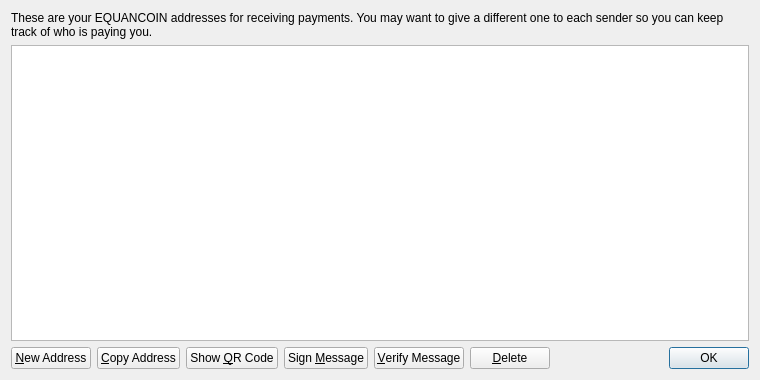
<?xml version="1.0" encoding="UTF-8"?>
<ui version="4.0">
 <class>AddressBookPage</class>
 <widget class="QWidget" name="AddressBookPage">
  <property name="geometry">
   <rect>
    <x>0</x>
    <y>0</y>
    <width>760</width>
    <height>380</height>
   </rect>
  </property>
  <property name="windowTitle">
   <string>Address Book</string>
  </property>
  <layout class="QVBoxLayout" name="verticalLayout">
   <item>
    <widget class="QLabel" name="labelExplanation">
     <property name="text">
      <string>These are your EQUANCOIN addresses for receiving payments. You may want to give a different one to each sender so you can keep track of who is paying you.</string>
     </property>
     <property name="textFormat">
      <enum>Qt::PlainText</enum>
     </property>
     <property name="wordWrap">
      <bool>true</bool>
     </property>
    </widget>
   </item>
   <item>
    <widget class="QTableView" name="tableView">
     <property name="contextMenuPolicy">
      <enum>Qt::CustomContextMenu</enum>
     </property>
     <property name="toolTip">
      <string>Double-click to edit address or label</string>
     </property>
     <property name="tabKeyNavigation">
      <bool>false</bool>
     </property>
     <property name="alternatingRowColors">
      <bool>true</bool>
     </property>
     <property name="selectionMode">
      <enum>QAbstractItemView::SingleSelection</enum>
     </property>
     <property name="selectionBehavior">
      <enum>QAbstractItemView::SelectRows</enum>
     </property>
     <property name="sortingEnabled">
      <bool>true</bool>
     </property>
     <attribute name="verticalHeaderVisible">
      <bool>false</bool>
     </attribute>
    </widget>
   </item>
   <item>
    <layout class="QHBoxLayout" name="horizontalLayout">
     <item>
      <widget class="QPushButton" name="newAddressButton">
       <property name="toolTip">
        <string>Create a new address</string>
       </property>
       <property name="text">
        <string>&amp;New Address</string>
       </property>
       <property name="icon">
        <iconset resource="../bitcoin.qrc">
         <normaloff>:/icons/add</normaloff>:/icons/add</iconset>
       </property>
      </widget>
     </item>
     <item>
      <widget class="QPushButton" name="copyToClipboard">
       <property name="toolTip">
        <string>Copy the currently selected address to the system clipboard</string>
       </property>
       <property name="text">
        <string>&amp;Copy Address</string>
       </property>
       <property name="icon">
        <iconset resource="../bitcoin.qrc">
         <normaloff>:/icons/editcopy</normaloff>:/icons/editcopy</iconset>
       </property>
      </widget>
     </item>
     <item>
      <widget class="QPushButton" name="showQRCode">
       <property name="text">
        <string>Show &amp;QR Code</string>
       </property>
       <property name="icon">
        <iconset resource="../bitcoin.qrc">
         <normaloff>:/icons/qrcode</normaloff>:/icons/qrcode</iconset>
       </property>
      </widget>
     </item>
     <item>
      <widget class="QPushButton" name="signMessage">
       <property name="toolTip">
        <string>Sign a message to prove you own a EQUANCOIN address</string>
       </property>
       <property name="text">
        <string>Sign &amp;Message</string>
       </property>
       <property name="icon">
        <iconset resource="../bitcoin.qrc">
         <normaloff>:/icons/edit</normaloff>:/icons/edit</iconset>
       </property>
      </widget>
     </item>
     <item>
      <widget class="QPushButton" name="verifyMessage">
       <property name="toolTip">
        <string>Verify a message to ensure it was signed with a specified EQUANCOIN address</string>
       </property>
       <property name="text">
        <string>&amp;Verify Message</string>
       </property>
       <property name="icon">
        <iconset resource="../bitcoin.qrc">
         <normaloff>:/icons/transaction_0</normaloff>:/icons/transaction_0</iconset>
       </property>
      </widget>
     </item>
     <item>
      <widget class="QPushButton" name="deleteButton">
       <property name="toolTip">
        <string>Delete the currently selected address from the list</string>
       </property>
       <property name="text">
        <string>&amp;Delete</string>
       </property>
       <property name="icon">
        <iconset resource="../bitcoin.qrc">
         <normaloff>:/icons/remove</normaloff>:/icons/remove</iconset>
       </property>
      </widget>
     </item>
     <item>
      <spacer name="horizontalSpacer">
       <property name="orientation">
        <enum>Qt::Horizontal</enum>
       </property>
       <property name="sizeHint" stdset="0">
        <size>
         <width>40</width>
         <height>20</height>
        </size>
       </property>
      </spacer>
     </item>
     <item>
      <widget class="QDialogButtonBox" name="buttonBox">
       <property name="sizePolicy">
        <sizepolicy hsizetype="Maximum" vsizetype="Fixed">
         <horstretch>0</horstretch>
         <verstretch>0</verstretch>
        </sizepolicy>
       </property>
       <property name="standardButtons">
        <set>QDialogButtonBox::Ok</set>
       </property>
      </widget>
     </item>
    </layout>
   </item>
  </layout>
 </widget>
 <resources>
  <include location="../bitcoin.qrc"/>
 </resources>
 <connections/>
</ui>
